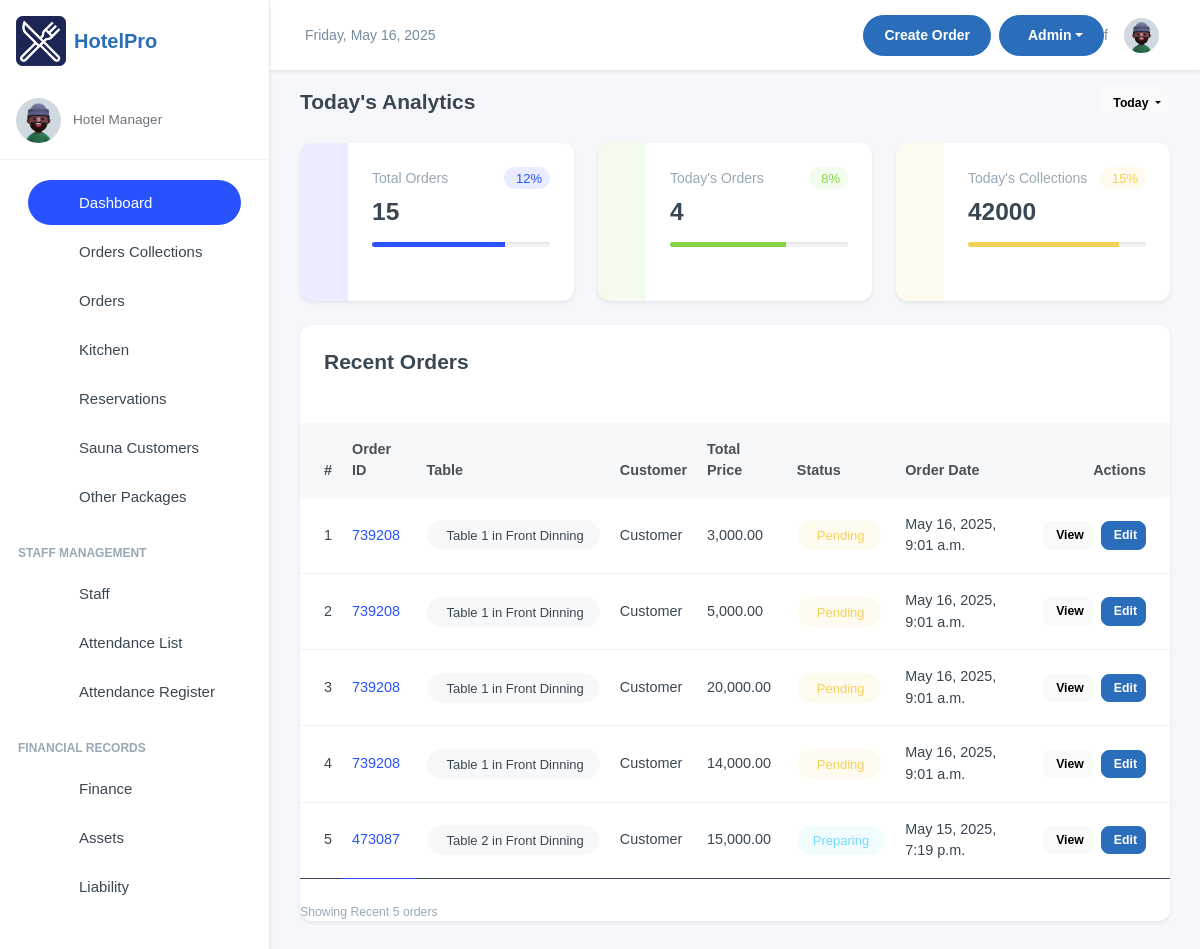
/manager/ (signed in), run on the app's committed database.
### inventory/models.py (models this page shows, shortened)
class OrderItem(models.Model):
    ORDER_TYPE_CHOICES = [
        ('Dine-In', 'Dine-In'),
        ('Take-Away', 'Take-Away'),
    ]
    SPECIAL_NOTES_CHOICES = [
        ('nothing', 'Nothing'),
        ('strongly spiced', 'Strongly Spiced'),
        ('midly spiced', 'Mildly Spiced'),
        ('chips', 'Chips'),
        ('rice', 'Rice'),
        ('posho', 'Posho'),
        ('rice_posho', 'Rice + Posho'),
        ('chips_rice', 'Chips + Rice'),
        ('chips_posho', 'Chips + Posho'),
    ]
    order = models.ForeignKey('OrderTransaction', on_delete=models.CASCADE, related_name='order_items')
    menu_item = models.ForeignKey('MenuItem', on_delete=models.CASCADE, null=True, blank=True)
    order_date = models.DateTimeField(auto_now_add=True)
    customer_name = models.CharField(max_length=255, blank=True, null=True, default="Customer")
    dining_area = models.ForeignKey('DiningArea', on_delete=models.SET_NULL, null=True, blank=True)
    table = models.ForeignKey('Table', on_delete=models.SET_NULL, null=True, blank=True)
    total_price = models.DecimalField(max_digits=10, decimal_places=2, default=Decimal('0.00'))
    quantity = models.IntegerField(blank=True, null=True)
    status = models.CharField(
        max_length=50,
        choices=[('Pending', 'Pending'), ('Preparing', 'Preparing'), ('Cooked', 'Completed'), ('Served', 'Served'), ('Cancelled', 'Cancelled')],
        default='Pending'
    )
    special_notes = models.CharField(
        max_length=50,
        choices=SPECIAL_NOTES_CHOICES,
        default="nothing",
        blank=True,
        null=True
    )
    order_type = models.CharField(
        max_length=10,
        choices=ORDER_TYPE_CHOICES,
        default='Dine-In'
    )
    updated = models.DateTimeField(auto_now=True, blank=True, null=True)
    class Meta:
        verbose_name = 'Order Item'
        verbose_name_plural = 'Order Items'
        ordering = ['-order_date']

class OrderTransaction(models.Model):
    pay_mode = (
        ("NO PAYMENT", "NO PAYMENT"),
        ("CASH", "CASH"),
        ("MOMO PAY", "MOMO PAY"),
        ("AIRTEL PAY", "AIRTEL PAY"),
        ("INVOICE", "INVOICE"),
    )
    random_id = models.CharField(max_length=6, unique=True, editable=False, default=generate_random_id)
    customer_name = models.CharField(max_length=255, blank=True, null=True, default="Customer")
    dining_area = models.ForeignKey(DiningArea, on_delete=models.SET_NULL, null=True, blank=True)
    table = models.ForeignKey(Table, on_delete=models.SET_NULL, null=True, blank=True )
    special_notes = models.TextField(default="Null")
    created = models.DateField(auto_now_add=True, blank=True, null=True)
    payment_mode = models.CharField(default="NO PAYMENT", max_length=50, choices=pay_mode)
    transaction_id = models.CharField(blank=True, null=True, max_length=100, help_text="Transaction ID / Invoice Number")
    created_by = models.ForeignKey(User, on_delete=models.SET_NULL, null=True, blank=True)
    updated = models.DateField(auto_now=True, blank=True, null=True)
    class Meta:
        ordering = ['-created']

class Table(models.Model):
    table_number = models.IntegerField()
    dining_area = models.ForeignKey(DiningArea, on_delete=models.CASCADE, related_name='tables')
    capacity = models.IntegerField()  # Number of seats at the table
    is_available = models.BooleanField(default=True)
    def __str__(self):
        return f"Table {self.table_number} in {self.dining_area.name}"

class DiningArea(models.Model):
    name = models.CharField(max_length=255)
    description = models.TextField(blank=True, null=True)

### inventory/views.py (the view)
# urls.py: path("", views.dashboard, name="dashboard"),
@login_required(login_url='/user/login/')
def dashboard(request):
    start_of_today = timezone.make_aware(datetime.combine(today, datetime.min.time()))
    end_of_today = timezone.make_aware(datetime.combine(today + timedelta(days=1), datetime.min.time()))
    orderTodayCount = OrderItem.objects.filter(order_date__gte=start_of_today, order_date__lt=end_of_today).count()
    orderCount = OrderItem.objects.all().count()
    today_total_amount = OrderItem.objects.filter(order_date__gte=start_of_today, order_date__lt=end_of_today).aggregate(total=Sum('total_price'))['total'] or 0
    orders = OrderItem.objects.all().order_by('-order_date')[:5]
    context = {
        "orderTodayCount": orderTodayCount,
        "orderCount": orderCount,
        "orders": orders,
        "today_total_amount": today_total_amount,
    }
    return render(request, "dashboard.html", context)

### inventory/templates/dashboard.html (shortened to what this page needs)
{% extends 'base.html' %}
{% block content %}
{% include 'features/analyticCards.html' %}
{% include 'features/orders.html' %}
{% endblock content %}

### inventory/templates/features/orders.html (shortened to what this page needs)
{% load humanize %}
<div class="card border-0 shadow-sm rounded-4 overflow-hidden mb-4">
  <div class="card-body p-4">
    <div class="d-flex align-items-center justify-content-between mb-4">
      <h4 class="fw-bold m-0">Recent Orders</h4>
      </div>
    </div>
    <div class="table-responsive">
      <table class="table table-hover align-middle">
        <thead class="table-light">
          <tr>
            <th class="ps-4 rounded-start">#</th>
            <th>Order ID</th>
            <th>Table</th>
            <th>Customer</th>
            <th>Total Price</th>
            <th>Status</th>
            <th>Order Date</th>
            <th class="text-end pe-4 rounded-end">Actions</th>
          </tr>
        </thead>
        <tbody>
          {% for order in orders %}
          <tr>
            <td class="ps-4 fw-medium">{{ forloop.counter }}</td>
            <td class="fw-medium text-primary">{{ order.order.random_id }}</td>
            <td>
              <span class="badge bg-light text-dark rounded-pill px-3 py-2">
                {{ order.order.table }}
              </span>
            </td>
            <td>{{ order.order.customer_name }}</td>
            <td class="fw-medium">{{ order.total_price|intcomma  }}</td>
            <td>
              {% if order.status == 'Completed' %}
                <span class="badge bg-success bg-opacity-10 text-success px-3 py-2 rounded-pill">
                  <iconify-icon icon="lucide:check-circle" class="me-1" style="font-size: 14px;"></iconify-icon>
                  {{ order.status }}
                </span>
              {% elif order.status == 'Pending' %}
                <span class="badge bg-warning bg-opacity-10 text-warning px-3 py-2 rounded-pill">
                  {{ order.status }}
                </span>
              {% elif order.status == 'Processing' %}
                <span class="badge bg-info bg-opacity-10 text-info px-3 py-2 rounded-pill">
                  <iconify-icon icon="lucide:loader" class="me-1" style="font-size: 14px;"></iconify-icon>
                  {{ order.status }}
                </span>
              {% else %}
                <span class="badge bg-secondary bg-opacity-10 text-secondary px-3 py-2 rounded-pill">
                  {{ order.status }}
                </span>
              {% endif %}
            </td>
            <td>{{ order.order_date }}</td>
            <td class="text-end pe-4">
              <div class="d-flex justify-content-end gap-2">
                <a href="/manager/orders/{{ order.id }}" class="btn btn-sm btn-light d-flex align-items-center gap-1" data-bs-toggle="tooltip" title="View Details">
                  <span class="d-none d-md-inline">View</span>
                </a>
                <a href="/manager/order/{{ order.id }}/update-status/" class="btn btn-sm btn-primary d-flex align-items-center gap-1" data-bs-toggle="tooltip" title="Edit Order">
                  <span class="d-none d-md-inline">Edit</span>
                </a>
              </div>
            </td>
          </tr>
          {% endfor %}
        </tbody>
      </table>
    </div>
    <div class="d-flex justify-content-between align-items-center mt-4">
      <div class="text-muted small">Showing <span class="fw-medium">Recent</span>  <span class="fw-medium">5</span> orders</div>
    </div>
  </div>
</div>

### templates/base.html (style rules this page uses)
:root { --primary-color: #2A6EBB; --secondary-color: #F8F9FA; --accent-color: #FFD700; --text-color: #333333; --success-color: #28a745; --danger-color: #dc3545; --warning-color: #ffc107; --info-color: #17a2b8; }
body { font-family: 'Poppins', sans-serif; background-color: #f5f7fa; }
.btn-primary { background-color: var(--primary-color); border-color: var(--primary-color); }
.card { border-radius: 0.75rem; border: none; box-shadow: 0 0.125rem 0.25rem rgba(0, 0, 0, 0.075); transition: transform 0.2s ease-in-out, box-shadow 0.2s ease-in-out; }

### inventory/templates/dashboard.html (style rules this page uses)
table { font-size: .9rem; font-family: 'Arial', sans-serif; }

### inventory/templates/features/analyticCards.html (style rules this page uses)
.rounded-4 { border-radius: 12px !important; }
.badge { font-weight: 500; }

### inventory/templates/features/orders.html (style rules this page uses)
.rounded-4 { border-radius: 12px !important; }
.table { margin-bottom: 0; }
.table thead th { font-weight: 600; border-top: none; border-bottom: none; padding-top: 16px; padding-bottom: 16px; color: #495057; }
.table tbody tr { border-bottom: 1px solid rgba(0, 0, 0, 0.05); }
.table tbody tr:last-child { border-bottom: none; }
.table tbody td { padding-top: 16px; padding-bottom: 16px; vertical-align: middle; }
.badge { font-weight: 500; }
.btn-light { background-color: #f8f9fa; border-color: #f8f9fa; }

### data on the page
OrderItem: order.random_id "739208", order.table "Table 1 in Front Dinning", order.customer_name "Customer", total_price "3,000.00", status "Pending", order_date "May 16, 2025, 9:01 a.m."
OrderItem: order.random_id "739208", order.table "Table 1 in Front Dinning", order.customer_name "Customer", total_price "5,000.00", status "Pending", order_date "May 16, 2025, 9:01 a.m."
OrderItem: order.random_id "739208", order.table "Table 1 in Front Dinning", order.customer_name "Customer", total_price "20,000.00", status "Pending", order_date "May 16, 2025, 9:01 a.m."
OrderItem: order.random_id "739208", order.table "Table 1 in Front Dinning", order.customer_name "Customer", total_price "14,000.00", status "Pending", order_date "May 16, 2025, 9:01 a.m."
OrderItem: order.random_id "473087", order.table "Table 2 in Front Dinning", order.customer_name "Customer", total_price "15,000.00", status "Preparing", order_date "May 15, 2025, 7:19 p.m."

### other printed values
{{ orderCount }} "15"
{{ orderTodayCount }} "4"
{{ today_total_amount }} "42000"
